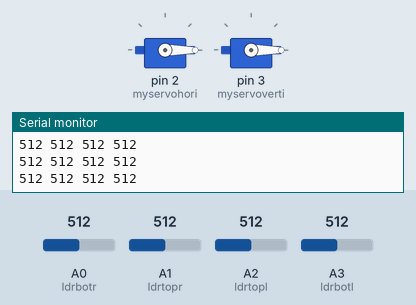
Recording of a sketch running on a simulated Arduino Uno, built with avr-gcc and run on an emulated ATmega328P. Parts: 2 × servo, the last lines printed to the serial monitor. Inputs (shaded band) come from the test bench; at power-on: A0 (ldrbotr) = 512, A2 (ldrtopl) = 512, A3 (ldrbotl) = 512, A1 (ldrtopr) = 512.

Above: at 1.7 s.
1.8 s: A0 (ldrbotr) set to 528
At 2.24 s:
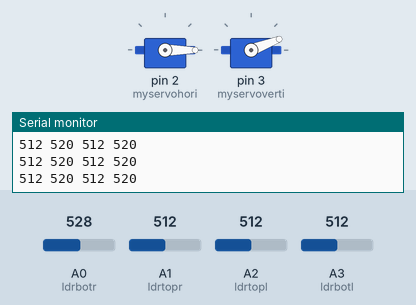
4.8 s: A2 (ldrtopl) set to 528
At 4.8 s:
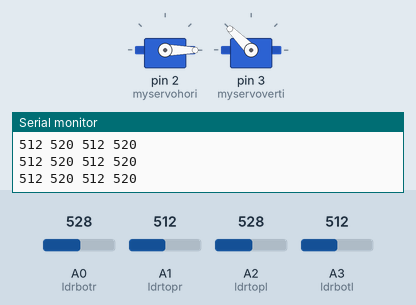
6.3 s: A3 (ldrbotl) set to 532
At 6.56 s:
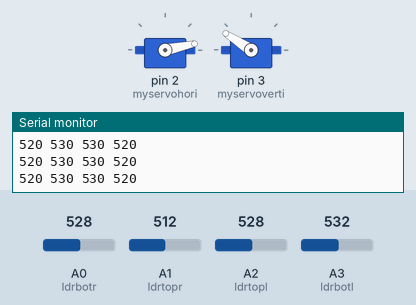
9.3 s: A1 (ldrtopr) set to 716
At 9.46 s:
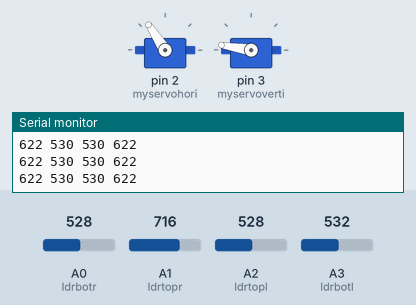
12.3 s: A0 (ldrbotr) set to 716
15.3 s: A1 (ldrtopr) set to 306
At 20.4 s:
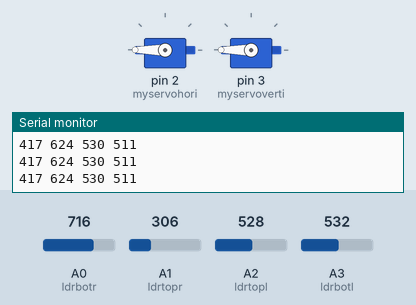
Timing chart, 0 to 20.8 s (numbered marks = the images above; inputs shaded):
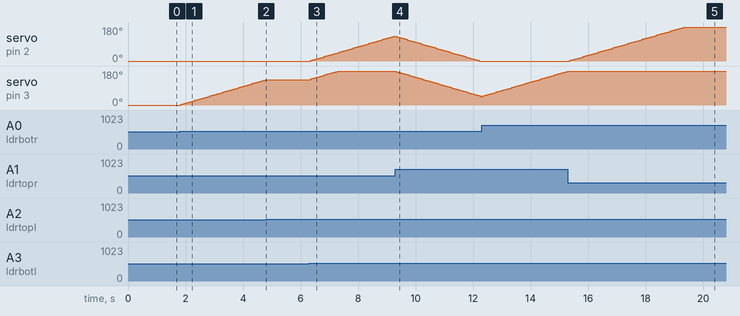

The sketch:

solar_tracker.ino
```cpp
#include <Servo.h>

Servo myservohori; //horizontal servo(BOTTOM SERVO)
int servoh = 0; //assign servo at 0 degree
int servohLimitHigh = 180; //maximum range of servo is 180 degree(it is variable you can also change)
int servohLimitLow = 10;   //minimum range of servo is 10 degree(it is variable you can also change)

Servo myservoverti; //vertical servo(TOP SERVO)
int servov = 0;
int servovLimitHigh = 180;
int servovLimitLow = 10;

int ldrtopr = A1; //top right LDR A1 pin
int ldrtopl = A2; //top left LDR A2 pin

int ldrbotr = A0; // bottom right LDR A0 pin
int ldrbotl = A3; // bottom left LDR A3 pin
int topl = 0;
int topr = 0;
int botl = 0;
int botr = 0;

 void setup ()
 {
  Serial.begin(9600);
  myservohori.attach(2); //horizontal servo connected to arduino pin 10
  myservohori.write(0);

  myservoverti.attach(3); //vertical servo connected to arduino pin 9
  myservoverti.write(0);
  delay(500); //delay
 }

void loop()
{
  servoh = myservohori.read();
  servov = myservoverti.read();


  int topl = analogRead(ldrtopl); //read analog values from top left LDR
  int topr = analogRead(ldrtopr); //read analog values from top right LDR
  int botl = analogRead(ldrbotl); //read analog values from bottom left LDR
  int botr = analogRead(ldrbotr); //read analog values from bottom right LDR


  int avgtop = (topl + topr) / 2; //average of top LDRs
  int avgbot = (botl + botr) / 2; //average of bottom LDRs
  int avgleft = (topl + botl) / 2; //average of left LDRs
  int avgright = (topr + botr) / 2; //average of right LDRs
  Serial.print(avgtop);
  Serial.print(" ");
  Serial.print(avgbot);
  Serial.print(" ");
  Serial.print(avgleft);
  Serial.print(" ");
  Serial.print(avgright);
  Serial.println(" ");

  if (avgtop > avgbot)
  {
    myservoverti.write(servov -3);
    if (servov > servovLimitHigh)
     {
      servov = servovLimitHigh;
     }
    delay(8);
  }
  else if (avgbot > avgtop)
  {
    myservoverti.write(servov +3);
    if (servov < servovLimitLow)
  {
    servov = servovLimitLow;
  }
    delay(8);
  }
  else
  {
    myservoverti.write(servov);
  }

  if (avgleft > avgright)
  {
    myservohori.write(servoh +3);
    if (servoh > servohLimitHigh)
    {
    servoh = servohLimitHigh;
    }
    delay(8);
  }
  else if (avgright > avgleft)
  {
    myservohori.write(servoh -3);
    if (servoh < servohLimitLow)
     {
     servoh = servohLimitLow;
     }
    delay(8);
  }
  else
  {
    myservohori.write(servoh); // write means run servo
  }
  delay(50);
}
```

Measured:
- the behaviour switches between 513 and 514 on A0 (ldrbotr) (found by bisection; images 0 and 1)
- the behaviour switches between 527 and 528 on A2 (ldrtopl) (found by bisection; images 1 and 2)
- the behaviour switches between 513 and 514 on A3 (ldrbotl) (found by bisection; images 2 and 3)
- after the input at 1.8 s, servo on pin 3 (myservoverti): moves from 0° to 135° over 3.0 s, starting at once
- after the input at 4.8 s, servo on pin 3 (myservoverti): stays 135° (without the input it goes to 138° after 0.06 s)
- after the input at 6.3 s, servo on pin 2 (myservohori): moves from 0° to 132° over 2.9 s, starting after 0.06 s; servo on pin 3 (myservoverti): moves from 135° to 180° over 0.94 s, starting after 0.05 s
- after the input at 9.3 s, servo on pin 3 (myservoverti): moves from 180° to 45° over 3.0 s, starting at once
- after the input at 15.3 s, servo on pin 2 (myservohori): moves from 0° to 180° over 4.0 s, starting after 0.07 s
